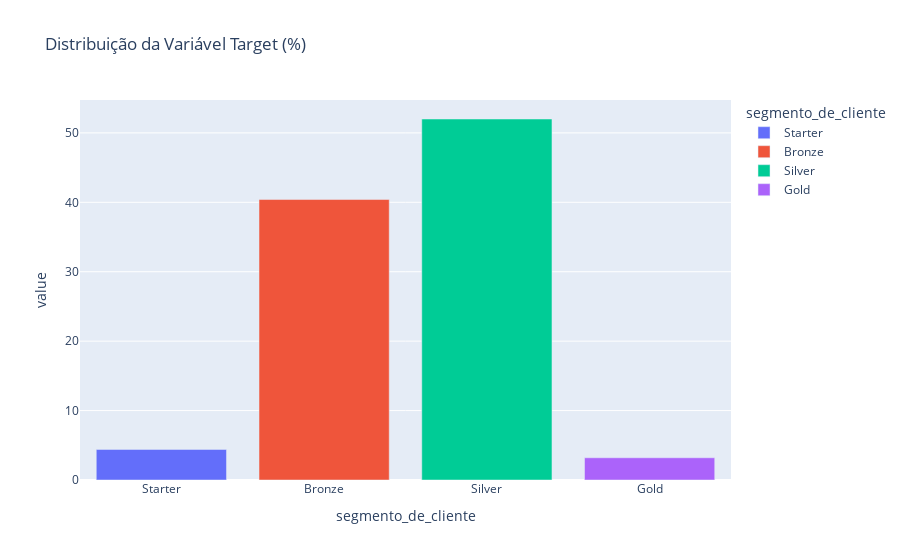

Notebook cell for this chart:
### Code cell
# Distribuição da Variável Target (segmento_de_cliente) - Gráfico Percentua
px.bar(
    percentual_target, 
    color=percentual_target.index, 
    title='Distribuição da Variável Target (%)', 
    category_orders={'segmento_de_cliente': lista_ordenada_target}
)

### Figure 1 — Plotly figure (JSON) as saved in the notebook; plotly's stock layout.template omitted (floating-point values rounded to 4 significant figures)
{"data": [{"alignmentgroup": "True", "hovertemplate": "segmento_de_cliente=%{x}<br>value=%{y}<extra></extra>", "legendgroup": "Starter", "marker": {"color": "#636efa", "pattern": {"shape": ""}}, "name": "Starter", "offsetgroup": "Starter", "orientation": "v", "showlegend": true, "textposition": "auto", "type": "bar", "x": ["Starter"], "xaxis": "x", "y": [4.4], "yaxis": "y"}, {"alignmentgroup": "True", "hovertemplate": "segmento_de_cliente=%{x}<br>value=%{y}<extra></extra>", "legendgroup": "Bronze", "marker": {"color": "#EF553B", "pattern": {"shape": ""}}, "name": "Bronze", "offsetgroup": "Bronze", "orientation": "v", "showlegend": true, "textposition": "auto", "type": "bar", "x": ["Bronze"], "xaxis": "x", "y": [40.4], "yaxis": "y"}, {"alignmentgroup": "True", "hovertemplate": "segmento_de_cliente=%{x}<br>value=%{y}<extra></extra>", "legendgroup": "Silver", "marker": {"color": "#00cc96", "pattern": {"shape": ""}}, "name": "Silver", "offsetgroup": "Silver", "orientation": "v", "showlegend": true, "textposition": "auto", "type": "bar", "x": ["Silver"], "xaxis": "x", "y": [52], "yaxis": "y"}, {"alignmentgroup": "True", "hovertemplate": "segmento_de_cliente=%{x}<br>value=%{y}<extra></extra>", "legendgroup": "Gold", "marker": {"color": "#ab63fa", "pattern": {"shape": ""}}, "name": "Gold", "offsetgroup": "Gold", "orientation": "v", "showlegend": true, "textposition": "auto", "type": "bar", "x": ["Gold"], "xaxis": "x", "y": [3.2], "yaxis": "y"}], "layout": {"barmode": "relative", "legend": {"title": {"text": "segmento_de_cliente"}, "tracegroupgap": 0}, "title": {"text": "Distribuição da Variável Target (%)"}, "xaxis": {"anchor": "y", "categoryarray": ["Starter", "Bronze", "Silver", "Gold"], "categoryorder": "array", "domain": [0, 1], "title": {"text": "segmento_de_cliente"}}, "yaxis": {"anchor": "x", "domain": [0, 1], "title": {"text": "value"}}}}
